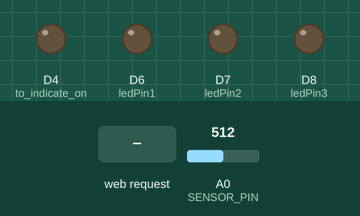
Simulated run of this sketch. Board: ESP8266 (NodeMCU). Parts: output pins drawn as LEDs (lit = HIGH). Inputs (shaded band) come from the test bench; at power-on: A0 (SENSOR_PIN) = 512. WiFi joins after 1.5 s; servers stay silent unless stated; what the sketch prints to the serial monitor is not drawn.

Above: at 2.7 s.
2.8 s: HTTP request GET /LED=ON received
At 3.4 s:
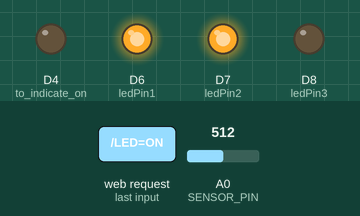
4.5 s: HTTP request GET /LED=OFF received
At 5.7 s:
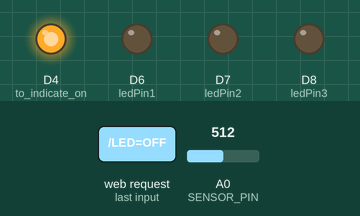
Timing chart, 0 to 7.5 s (numbered marks = the images above; inputs shaded):
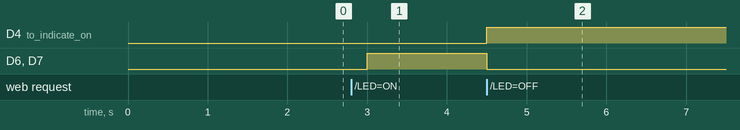

Measured:
- after the input at 2.8 s, D6 (ledPin1), D7 (ledPin2): LOW → HIGH after 0.20 s
- after the input at 4.5 s, D4 (to_indicate_on): LOW → HIGH at once; D6 (ledPin1), D7 (ledPin2): HIGH → LOW at once

The sketch:

sketch_apr08a.ino
```cpp
#include <ESP8266WiFi.h>


#define SENSOR_PIN A0
#define ledPin1 D6     // select the pin for the LED
#define ledPin2 D7
#define ledPin3 D8

int sensorValue = 0;  // variable to store the value coming from the sensor
WiFiServer server(80);

void setup() {
  // initialize digital pin LED_BUILTIN as an output.
  pinMode(ledPin1, OUTPUT);
  pinMode(ledPin2, OUTPUT);
  pinMode(ledPin3, OUTPUT);
  pinMode(LED_BUILTIN, OUTPUT);//to indicate on/off of sys

  //initialize wifi and print out para
  Serial.begin(115200);
  Serial.println();
  //WiFi.begin("network-name", "pass-to-network");
  WiFi.begin("31B206", "4CE262W301D6E");

  Serial.print("Connecting");
  while (WiFi.status() != WL_CONNECTED) {
    delay(500);
    Serial.print(".");
   }
  Serial.println();
  Serial.print("Connected, IP address: ");
  Serial.println(WiFi.localIP());
  Serial.print("Connected, MAC address: ");
  Serial.println(WiFi.macAddress());

  //initialize server
  server.begin();
  Serial.println("Server started.");
  Serial.print("http://");
  Serial.print(WiFi.localIP());
  Serial.println("");
}

// the loop function runs over and over again forever
void loop() {
  //check if client connected
  WiFiClient client = server.available();
  if (!client) {
    return;
  }
  Serial.println("Welcome new client action!");
  while(!client.available()){
      delay(1);
    }

  // Read the first line of the request
  String request = client.readStringUntil('\r');
  Serial.println(request);
  client.flush();

   // Match the request

  // Set ledPin according to the request
//digitalWrite(ledPin, value);
  int value = LOW;
  if (request.indexOf("/LED=ON") != -1)  {
    digitalWrite(LED_BUILTIN, LOW);
    value = HIGH;
    //start light sensing part
    sensorValue = analogRead(SENSOR_PIN);

    for(int i = 0;i<2;i++){
        sensorValue+=analogRead(SENSOR_PIN);
        delay(100);
      }

      sensorValue/=2;
      Serial.println(sensorValue);
    if(value == HIGH && sensorValue<350){
        digitalWrite(ledPin1, HIGH);   // turn the LED on (HIGH is the voltage level)
        digitalWrite(ledPin2, HIGH);
        digitalWrite(ledPin3, HIGH);
      }
      else if(value == HIGH && 350<=sensorValue<800){
        digitalWrite(ledPin1, HIGH);   // turn the LED on (HIGH is the voltage level)
        digitalWrite(ledPin2, HIGH);
        digitalWrite(ledPin3, LOW);
        }
      else{
        digitalWrite(ledPin1, HIGH);   // turn the LED on (HIGH is the voltage level)
        digitalWrite(ledPin2, LOW);
        digitalWrite(ledPin3, LOW);
      }

  }
  if (request.indexOf("/LED=OFF") != -1)  {
    digitalWrite(LED_BUILTIN, HIGH);
    value = LOW;
    digitalWrite(ledPin1, LOW);   // turn the LED on (HIGH is the voltage level)
    digitalWrite(ledPin2, LOW);
    digitalWrite(ledPin3, LOW);
  }


  // Return the response on server
  client.println("HTTP/1.1 200 OK");
  client.println("Content-Type: text/html");
  client.println(""); //  do not forget this one
  client.println("<!DOCTYPE HTML>");
  client.println("<html>");

  client.print("Led is now: ");

  if(value == HIGH) {
    client.print("ON");
  } else {
    client.print("OFF");
  }
  client.println("<br><br>");
  client.println("<a href=\"/LED=ON\"\"><button>Turn On </button></a>");
  client.println("<a href=\"/LED=OFF\"\"><button>Turn Off </button></a><br />");
  client.println("</html>");

// delay(1);
//  Serial.println("Client disonnected");
//  Serial.println("");

//TEST ENDS HERE

//  while(value){
//    //stop if off
//  request = client.readStringUntil('\r');
//  client.flush();
//  if (request.indexOf("/LED=ON") != -1)  {
//    digitalWrite(LED_BUILTIN, LOW);
//    value = HIGH;
//  }
//  if (request.indexOf("/LED=OFF") != -1)  {
//    digitalWrite(LED_BUILTIN, HIGH);
//    value = 0;
//  }
//


  //  digitalWrite(LED_BUILTIN, HIGH);   // turn the LED on (HIGH is the voltage level)
  //  delay(1000);                       // wait for a second
  //  digitalWrite(LED_BUILTIN, LOW);    // turn the LED off by making the voltage LOW
  //  delay(1000);                       // wait for a second
}
```
